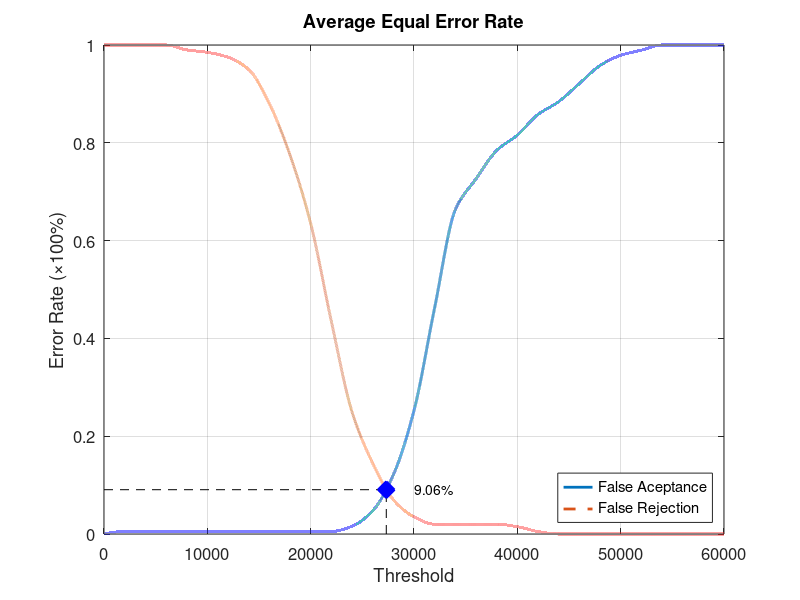
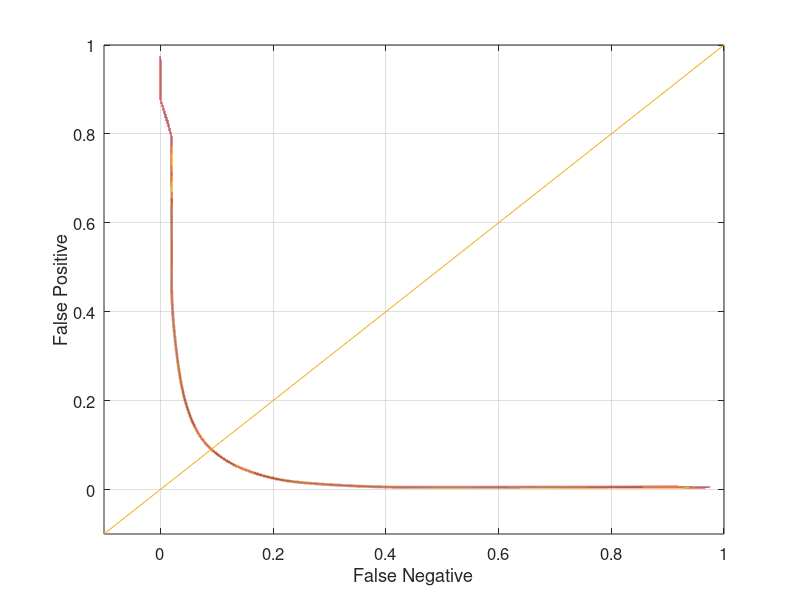

MATLAB code for these plots, in order:
function yEER = Database4_1
close all;
clear;
clc;
x = 0:2000:60000;
xq = 0:0.5:60000;

y0 = [0 0.00526316 0.00526316 0.00526316 0.00526316 0.00526316 0.00526316 0.00526316 0.00526316 0.00526316 0.00526316 0.00526316 0.0157895 0.0473684 0.121053 0.252632 0.463158 0.663158 0.726316 0.784211 0.815789 0.857895 0.884211 0.921053 0.957895 0.978947 0.989474 1 1 1 1];
yy0 = interp1(x, y0, xq, 'pchip');
y1 = [1 1 1 1 0.99 0.985 0.975 0.95 0.88 0.775 0.635 0.435 0.25 0.145 0.07 0.035 0.02 0.02 0.02 0.02 0.015 0.005 0 0 0 0 0 0 0 0 0];
yy1 = interp1(x, y1, xq, 'pchip');

% Calculating EER: 
y2 = abs(y0 - y1);
find(y2 == min(y2))
yy2 = abs(yy0 - yy1);
xEER = find(yy2 == min(yy2));
xEERIndex = xq(xEER) % X-axis EER
yEER = yy0(xEER) % Y-axis EER

main = figure
plot(xq, yy0,'-','LineWidth', 2);	hold on
plot(xq, yy1,'--','LineWidth', 2);	hold on
plot([xEERIndex xEERIndex], [0 yEER], 'k--');	hold on
plot([0 xEERIndex], [yEER yEER], 'k--');	hold on
plot(xEERIndex, yEER, 'bx', 'LineWidth', 10);	hold on
text(xEERIndex + 10 * xEERIndex / 100, yEER, [num2str(round((10000 * yEER)) / 100) '%'])
legend('False Aceptance', 'False Rejection', 'Location', 'SouthEast')
xlabel('Threshold')
ylabel('Error Rate (\times100%)')
title('Average Equal Error Rate')
set(gca, 'FontSize', 12)
axis([0 60000 0 1])
grid on

print(main, 'Database4_1Main', '-dpng');
FNRxFPR = figure('Color', [1 1 1]);
plot(yy1, yy0, '-', yy1, yy0, 'LineWidth', 2);
hold on
y = -0.1:0.1:1
plot(y, y); 
set(gca, 'FontSize', 12)
xlabel('False Negative')
ylabel('False Positive')
axis([-0.1 1 -0.1 1])
set(gca, 'FontSize', 12)
grid on

print(FNRxFPR, 'Database4_1FNRxFPR','-dpng');
end
